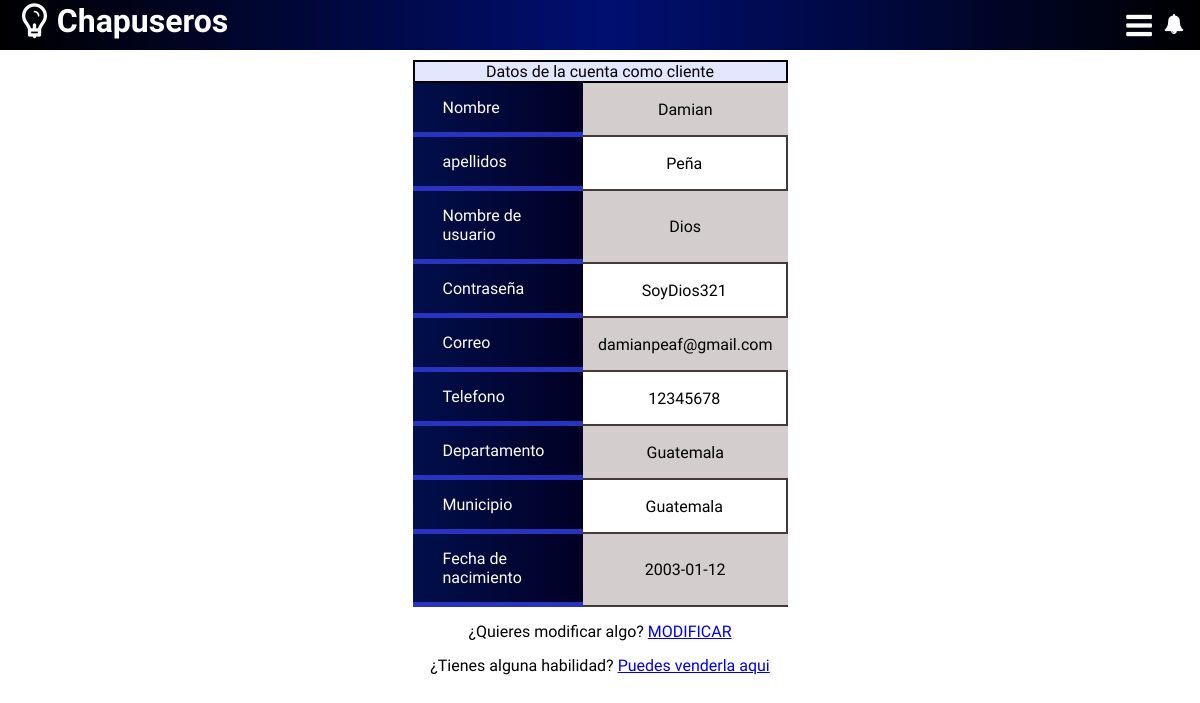
Screenshot of /modificarP.php (signed in) with the database file from the repository.
### tables this page shows
create table usuariosCliente (

	nombres varchar(50),
    apellidos varchar(50),
    nombreUsuario varchar(10),
    contra varchar(16),
    correo varchar(75), 
    dpi varchar(13)primary key,
    telefono varchar(8),
    departamento varchar(100),
    municipio varchar(100),
    fechaNac date

);

### modificarP.php (the view, shortened to what this page needs)
<!DOCTYPE html>
<html lang="en">
<head>
	<link rel="stylesheet" href="css/estilo3.css">
	<link rel="stylesheet" href="css/estilo1.css">
</head>
<body>
	<header>
		<?php include 'Encabezado2.php'; ?>
	</header>
<form action="modificarP" method="post">
<table>
<?php
	include 'conexion.php';
	$sql1 = mysql_query("SELECT * FROM usuariosCliente WHERE nombreUsuario='".$_SESSION['usuario']."'", $cn);
	while ($eje = mysql_fetch_array($sql1)) {
		?>
		<tr>
			<td colspan="2" style="background: #E3E6FF; text-align: center; border: 2px solid black;"> Datos de la cuenta como cliente</td>
		</tr>
		<tr>
			<td class="tit1">Nombre</td>
			<td class="text1"> <?php echo $eje[0]; ?></td>
		</tr>
		<tr>
			<td class="tit1">apellidos</td>
			<td class="text2"> <?php  echo $eje[1]; ?></td>
		</tr>
		<tr>
			<td class="tit1">Nombre de usuario </td>
			<td class="text1"> <?php echo $eje[2]; ?></td>
		</tr>
		<tr>
			<td class="tit1">Contraseña </td>
			<td class="text2"> <?php echo $eje[3]; ?></td>
		</tr>
		<tr>
			<td class="tit1">Correo</td>
			<td class="text1"> <?php echo $eje[4]; ?></td>
		</tr>
		<tr>
			<td class="tit1">Telefono</td>
			<td class="text2"> <?php echo $eje[6]; ?></td>
		</tr>
		<tr>
			<td class="tit1">Departamento </td>
			<td class="text1"> <?php echo $eje[7]; ?></td>
		</tr>
		<tr>
			<td class="tit1">Municipio</td>
			<td class="text2"> <?php echo $eje[8]; ?></td>
		</tr>
		<tr>
			<td class="tit1">Fecha de nacimiento</td>
			<td class="text1"> <?php echo $eje[9]; ?></td>
		</tr>
		<tr>
			<td colspan="2" class="mod"> ¿Quieres modificar algo? <a href="modificar.php?nombreUsuario=<?php echo $eje['nombreUsuario']; ?>"> MODIFICAR </a></td>
		</tr>
		<tr>
			<td colspan="2" class="mod">
				¿Tienes alguna habilidad? <a href="formVend.php"> Puedes venderla aqui </a>
			</td>
		</tr>
	 <?php } ?>
</table>
</form>
</body>
</html>

### css/estilo3.css (style rules this page uses)
* { margin: 0; padding: 0; box-sizing: border-box; }
body { font-family: 'Fjalla One', sans-serif; background-attachment:fixed; }
table { padding: 0; border-spacing: 0; margin: auto; }
form { padding-top: 60px; width: 95%; max-width: 375px; margin: auto; }
.tit1 { padding-left: 30px; padding-right: 30px; padding-top: 15px; padding-bottom: 15px; text-align: left; background: linear-gradient(-90deg, #010024, #010F4C); border-bottom: 5px solid #2833C0; color: white; }
.text1 { text-align: center; background: #D4CDCD; border-bottom: 2px solid #453939; padding-left: 15px; padding-right: 15px; }
.text2 { text-align: center; background: $fff; border-bottom: 2px solid #453939; padding-left: 15px; padding-right: 15px; border-right: 2px solid #453939; }
.mod { padding-top: 15px; text-align: center; }

### css/estilo1.css (style rules this page uses)
* { margin: 0; padding: 0; box-sizing: border-box; }
body { font-family: 'Fjalla One', sans-serif; background-attachment:fixed; }
header { width: 100%; height: 50px; background: rgba(0,0,0,1); background: -moz-linear-gradient(left, rgba(0,0,0,1) 0%, rgba(0,15,112,1) 50%, rgba(0,15,112,1) 51%, rgba(0,0,0,1) 100%); background: -webkit-gradient(left top, right top, color-stop(0%, rgba(0,0,0,1)), color-stop(50%, rgba(0,15,112,1)), color-stop(51%, rgba(0,15,112,1)), color-stop(100%, rgba(0,0,0,1))); background: -webkit-linear-gradient(left, rgba(0,0,0,1) 0%, rgba(0,15,112,1) 50%, rgba(0,15,112,1) 51%, rgba(0,0,0,1) 100%); background: -o-linear-gradient(left, rgba(0,0,0,1) 0%, rgba(0,15,112,1) 50%, rgba(0,15,112,1) 51%, rgba(0,0,0,1) 100%); background: -ms-linear-gradient(left, rgba(0,0,0,1) 0%, rgba(0,15,112,1) 50%, rgba(0,15,112,1) 51%, rgba(0,0,0,1) 100%); background: linear-gradient(to right, rgba(0,0,0,1) 0%, rgba(0,15,112,1) 50%, rgba(0,15,112,1) 51%, rgba(0,0,0,1) 100%); filter: progid:DXImageTransform.Microsoft.gradient( startColorstr='#000000', endColorstr='#000000', GradientType=1 ); color: white; padding-top: 2px; position: fixed; top: 0; left: 0; z-index: 100; }

### rows the page displays
usuarioscliente: nombres "Damian", apellidos "Peña", nombreUsuario "Dios", contra "SoyDios321", correo "damianpeaf@gmail.com", telefono "12345678", departamento "Guatemala", municipio "Guatemala", fechaNac "2003-01-12"
